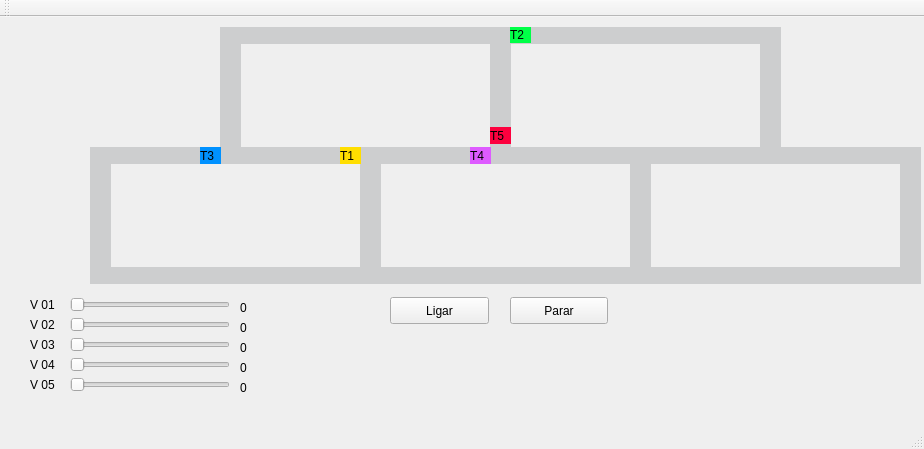
<?xml version="1.0" encoding="UTF-8"?>
<ui version="4.0">
 <class>MainWindow</class>
 <widget class="QMainWindow" name="MainWindow">
  <property name="geometry">
   <rect>
    <x>0</x>
    <y>0</y>
    <width>924</width>
    <height>449</height>
   </rect>
  </property>
  <property name="windowTitle">
   <string>MainWindow</string>
  </property>
  <widget class="QWidget" name="centralWidget">
   <widget class="QLabel" name="label_trem1">
    <property name="geometry">
     <rect>
      <x>340</x>
      <y>130</y>
      <width>21</width>
      <height>17</height>
     </rect>
    </property>
    <property name="styleSheet">
     <string notr="true">QLabel { background: #FFDE00}</string>
    </property>
    <property name="text">
     <string>T1</string>
    </property>
   </widget>
   <widget class="QLabel" name="label_trilho1">
    <property name="geometry">
     <rect>
      <x>240</x>
      <y>10</y>
      <width>250</width>
      <height>17</height>
     </rect>
    </property>
    <property name="styleSheet">
     <string notr="true">QLabel { background: #CDCECF	}</string>
    </property>
    <property name="text">
     <string/>
    </property>
   </widget>
   <widget class="QLabel" name="label_trilho2">
    <property name="geometry">
     <rect>
      <x>240</x>
      <y>130</y>
      <width>250</width>
      <height>17</height>
     </rect>
    </property>
    <property name="styleSheet">
     <string notr="true">QLabel { background: #CDCECF	}</string>
    </property>
    <property name="text">
     <string/>
    </property>
   </widget>
   <widget class="QLabel" name="label_trilho3">
    <property name="geometry">
     <rect>
      <x>490</x>
      <y>10</y>
      <width>21</width>
      <height>137</height>
     </rect>
    </property>
    <property name="styleSheet">
     <string notr="true">QLabel { background: #CDCECF	}</string>
    </property>
    <property name="text">
     <string/>
    </property>
   </widget>
   <widget class="QLabel" name="label_trilho4">
    <property name="geometry">
     <rect>
      <x>220</x>
      <y>10</y>
      <width>21</width>
      <height>137</height>
     </rect>
    </property>
    <property name="styleSheet">
     <string notr="true">QLabel { background: #CDCECF	}</string>
    </property>
    <property name="text">
     <string/>
    </property>
   </widget>
   <widget class="QPushButton" name="pushButton">
    <property name="geometry">
     <rect>
      <x>390</x>
      <y>280</y>
      <width>99</width>
      <height>27</height>
     </rect>
    </property>
    <property name="text">
     <string>Ligar</string>
    </property>
   </widget>
   <widget class="QPushButton" name="pushButton_2">
    <property name="geometry">
     <rect>
      <x>510</x>
      <y>280</y>
      <width>98</width>
      <height>27</height>
     </rect>
    </property>
    <property name="text">
     <string>Parar</string>
    </property>
   </widget>
   <widget class="QLabel" name="label_trilho4_2">
    <property name="geometry">
     <rect>
      <x>760</x>
      <y>10</y>
      <width>21</width>
      <height>137</height>
     </rect>
    </property>
    <property name="styleSheet">
     <string notr="true">QLabel { background: #CDCECF	}</string>
    </property>
    <property name="text">
     <string/>
    </property>
   </widget>
   <widget class="QLabel" name="label_trilho1_2">
    <property name="geometry">
     <rect>
      <x>510</x>
      <y>10</y>
      <width>250</width>
      <height>17</height>
     </rect>
    </property>
    <property name="styleSheet">
     <string notr="true">QLabel { background: #CDCECF	}</string>
    </property>
    <property name="text">
     <string/>
    </property>
   </widget>
   <widget class="QLabel" name="label_trem2">
    <property name="geometry">
     <rect>
      <x>510</x>
      <y>10</y>
      <width>21</width>
      <height>16</height>
     </rect>
    </property>
    <property name="styleSheet">
     <string notr="true">QLabel { background: #00FF47;}</string>
    </property>
    <property name="text">
     <string>T2</string>
    </property>
   </widget>
   <widget class="QLabel" name="label_trilho1_3">
    <property name="geometry">
     <rect>
      <x>110</x>
      <y>130</y>
      <width>111</width>
      <height>17</height>
     </rect>
    </property>
    <property name="styleSheet">
     <string notr="true">QLabel { background: #CDCECF	}</string>
    </property>
    <property name="text">
     <string/>
    </property>
   </widget>
   <widget class="QLabel" name="label_trilho3_2">
    <property name="geometry">
     <rect>
      <x>360</x>
      <y>130</y>
      <width>21</width>
      <height>137</height>
     </rect>
    </property>
    <property name="styleSheet">
     <string notr="true">QLabel { background: #CDCECF	}</string>
    </property>
    <property name="text">
     <string/>
    </property>
   </widget>
   <widget class="QLabel" name="label_trem4">
    <property name="geometry">
     <rect>
      <x>470</x>
      <y>130</y>
      <width>21</width>
      <height>17</height>
     </rect>
    </property>
    <property name="styleSheet">
     <string notr="true">QLabel { background: #DE5BFF}</string>
    </property>
    <property name="text">
     <string>T4</string>
    </property>
   </widget>
   <widget class="QLabel" name="label_trilho2_3">
    <property name="geometry">
     <rect>
      <x>110</x>
      <y>250</y>
      <width>250</width>
      <height>17</height>
     </rect>
    </property>
    <property name="styleSheet">
     <string notr="true">QLabel { background: #CDCECF	}</string>
    </property>
    <property name="text">
     <string/>
    </property>
   </widget>
   <widget class="QLabel" name="label_trilho4_3">
    <property name="geometry">
     <rect>
      <x>90</x>
      <y>130</y>
      <width>21</width>
      <height>137</height>
     </rect>
    </property>
    <property name="styleSheet">
     <string notr="true">QLabel { background: #CDCECF	}</string>
    </property>
    <property name="text">
     <string/>
    </property>
   </widget>
   <widget class="QLabel" name="label_trem3">
    <property name="geometry">
     <rect>
      <x>200</x>
      <y>130</y>
      <width>21</width>
      <height>17</height>
     </rect>
    </property>
    <property name="styleSheet">
     <string notr="true">QLabel { background: #0091FF}</string>
    </property>
    <property name="text">
     <string>T3</string>
    </property>
   </widget>
   <widget class="QLabel" name="label_trilho2_4">
    <property name="geometry">
     <rect>
      <x>380</x>
      <y>250</y>
      <width>250</width>
      <height>17</height>
     </rect>
    </property>
    <property name="styleSheet">
     <string notr="true">QLabel { background: #CDCECF	}</string>
    </property>
    <property name="text">
     <string/>
    </property>
   </widget>
   <widget class="QLabel" name="label_trilho4_4">
    <property name="geometry">
     <rect>
      <x>630</x>
      <y>146</y>
      <width>21</width>
      <height>121</height>
     </rect>
    </property>
    <property name="styleSheet">
     <string notr="true">QLabel { background: #CDCECF	}</string>
    </property>
    <property name="text">
     <string/>
    </property>
   </widget>
   <widget class="QLabel" name="label_trilho2_5">
    <property name="geometry">
     <rect>
      <x>650</x>
      <y>250</y>
      <width>250</width>
      <height>17</height>
     </rect>
    </property>
    <property name="styleSheet">
     <string notr="true">QLabel { background: #CDCECF	}</string>
    </property>
    <property name="text">
     <string/>
    </property>
   </widget>
   <widget class="QLabel" name="label_trilho1_4">
    <property name="geometry">
     <rect>
      <x>510</x>
      <y>130</y>
      <width>250</width>
      <height>17</height>
     </rect>
    </property>
    <property name="styleSheet">
     <string notr="true">QLabel { background: #CDCECF	}</string>
    </property>
    <property name="text">
     <string/>
    </property>
   </widget>
   <widget class="QLabel" name="label_trilho4_5">
    <property name="geometry">
     <rect>
      <x>900</x>
      <y>130</y>
      <width>21</width>
      <height>137</height>
     </rect>
    </property>
    <property name="styleSheet">
     <string notr="true">QLabel { background: #CDCECF	}</string>
    </property>
    <property name="text">
     <string/>
    </property>
   </widget>
   <widget class="QLabel" name="label_trilho1_5">
    <property name="geometry">
     <rect>
      <x>780</x>
      <y>130</y>
      <width>121</width>
      <height>17</height>
     </rect>
    </property>
    <property name="styleSheet">
     <string notr="true">QLabel { background: #CDCECF	}</string>
    </property>
    <property name="text">
     <string/>
    </property>
   </widget>
   <widget class="QLabel" name="label_trem5">
    <property name="geometry">
     <rect>
      <x>490</x>
      <y>110</y>
      <width>21</width>
      <height>17</height>
     </rect>
    </property>
    <property name="styleSheet">
     <string notr="true">QLabel { background: #FD003E }</string>
    </property>
    <property name="text">
     <string>T5</string>
    </property>
   </widget>
   <widget class="QSlider" name="sliderTrem1">
    <property name="geometry">
     <rect>
      <x>70</x>
      <y>280</y>
      <width>160</width>
      <height>16</height>
     </rect>
    </property>
    <property name="minimum">
     <number>0</number>
    </property>
    <property name="maximum">
     <number>200</number>
    </property>
    <property name="orientation">
     <enum>Qt::Horizontal</enum>
    </property>
   </widget>
   <widget class="QSlider" name="sliderTrem2">
    <property name="geometry">
     <rect>
      <x>70</x>
      <y>300</y>
      <width>160</width>
      <height>16</height>
     </rect>
    </property>
    <property name="maximum">
     <number>200</number>
    </property>
    <property name="orientation">
     <enum>Qt::Horizontal</enum>
    </property>
   </widget>
   <widget class="QSlider" name="sliderTrem3">
    <property name="geometry">
     <rect>
      <x>70</x>
      <y>320</y>
      <width>160</width>
      <height>16</height>
     </rect>
    </property>
    <property name="maximum">
     <number>200</number>
    </property>
    <property name="orientation">
     <enum>Qt::Horizontal</enum>
    </property>
   </widget>
   <widget class="QSlider" name="sliderTrem4">
    <property name="geometry">
     <rect>
      <x>70</x>
      <y>340</y>
      <width>160</width>
      <height>16</height>
     </rect>
    </property>
    <property name="maximum">
     <number>200</number>
    </property>
    <property name="orientation">
     <enum>Qt::Horizontal</enum>
    </property>
   </widget>
   <widget class="QSlider" name="sliderTrem5">
    <property name="geometry">
     <rect>
      <x>70</x>
      <y>360</y>
      <width>160</width>
      <height>16</height>
     </rect>
    </property>
    <property name="maximum">
     <number>200</number>
    </property>
    <property name="orientation">
     <enum>Qt::Horizontal</enum>
    </property>
   </widget>
   <widget class="QLabel" name="label">
    <property name="geometry">
     <rect>
      <x>30</x>
      <y>280</y>
      <width>31</width>
      <height>16</height>
     </rect>
    </property>
    <property name="text">
     <string>V 01</string>
    </property>
   </widget>
   <widget class="QLabel" name="label_2">
    <property name="geometry">
     <rect>
      <x>30</x>
      <y>300</y>
      <width>31</width>
      <height>16</height>
     </rect>
    </property>
    <property name="text">
     <string>V 02</string>
    </property>
   </widget>
   <widget class="QLabel" name="label_3">
    <property name="geometry">
     <rect>
      <x>30</x>
      <y>320</y>
      <width>31</width>
      <height>16</height>
     </rect>
    </property>
    <property name="text">
     <string>V 03</string>
    </property>
   </widget>
   <widget class="QLabel" name="label_4">
    <property name="geometry">
     <rect>
      <x>30</x>
      <y>340</y>
      <width>31</width>
      <height>16</height>
     </rect>
    </property>
    <property name="text">
     <string>V 04</string>
    </property>
   </widget>
   <widget class="QLabel" name="label_5">
    <property name="geometry">
     <rect>
      <x>30</x>
      <y>360</y>
      <width>31</width>
      <height>16</height>
     </rect>
    </property>
    <property name="text">
     <string>V 05</string>
    </property>
   </widget>
   <widget class="QLabel" name="label_test">
    <property name="geometry">
     <rect>
      <x>240</x>
      <y>280</y>
      <width>41</width>
      <height>21</height>
     </rect>
    </property>
    <property name="text">
     <string>0</string>
    </property>
   </widget>
   <widget class="QLabel" name="label_test_2">
    <property name="geometry">
     <rect>
      <x>240</x>
      <y>300</y>
      <width>41</width>
      <height>21</height>
     </rect>
    </property>
    <property name="text">
     <string>0</string>
    </property>
   </widget>
   <widget class="QLabel" name="label_test_3">
    <property name="geometry">
     <rect>
      <x>240</x>
      <y>320</y>
      <width>41</width>
      <height>21</height>
     </rect>
    </property>
    <property name="text">
     <string>0</string>
    </property>
   </widget>
   <widget class="QLabel" name="label_test_4">
    <property name="geometry">
     <rect>
      <x>240</x>
      <y>340</y>
      <width>41</width>
      <height>21</height>
     </rect>
    </property>
    <property name="text">
     <string>0</string>
    </property>
   </widget>
   <widget class="QLabel" name="label_test_5">
    <property name="geometry">
     <rect>
      <x>240</x>
      <y>360</y>
      <width>41</width>
      <height>21</height>
     </rect>
    </property>
    <property name="text">
     <string>0</string>
    </property>
   </widget>
   <zorder>label_trilho1</zorder>
   <zorder>label_trilho2</zorder>
   <zorder>label_trilho3</zorder>
   <zorder>label_trilho4</zorder>
   <zorder>pushButton</zorder>
   <zorder>pushButton_2</zorder>
   <zorder>label_trilho4_2</zorder>
   <zorder>label_trilho1_2</zorder>
   <zorder>label_trilho1_3</zorder>
   <zorder>label_trilho3_2</zorder>
   <zorder>label_trilho2_3</zorder>
   <zorder>label_trilho4_3</zorder>
   <zorder>label_trilho2_4</zorder>
   <zorder>label_trilho4_4</zorder>
   <zorder>label_trilho2_5</zorder>
   <zorder>label_trilho1_4</zorder>
   <zorder>label_trilho4_5</zorder>
   <zorder>label_trilho1_5</zorder>
   <zorder>label_trem5</zorder>
   <zorder>sliderTrem1</zorder>
   <zorder>sliderTrem2</zorder>
   <zorder>sliderTrem3</zorder>
   <zorder>sliderTrem4</zorder>
   <zorder>sliderTrem5</zorder>
   <zorder>label</zorder>
   <zorder>label_2</zorder>
   <zorder>label_3</zorder>
   <zorder>label_4</zorder>
   <zorder>label_5</zorder>
   <zorder>label_test</zorder>
   <zorder>label_trem4</zorder>
   <zorder>label_trem3</zorder>
   <zorder>label_trem1</zorder>
   <zorder>label_trem2</zorder>
   <zorder>label_test_2</zorder>
   <zorder>label_test_3</zorder>
   <zorder>label_test_4</zorder>
   <zorder>label_test_5</zorder>
  </widget>
  <widget class="QMenuBar" name="menuBar">
   <property name="geometry">
    <rect>
     <x>0</x>
     <y>0</y>
     <width>924</width>
     <height>20</height>
    </rect>
   </property>
  </widget>
  <widget class="QToolBar" name="mainToolBar">
   <attribute name="toolBarArea">
    <enum>TopToolBarArea</enum>
   </attribute>
   <attribute name="toolBarBreak">
    <bool>false</bool>
   </attribute>
  </widget>
  <widget class="QStatusBar" name="statusBar"/>
 </widget>
 <layoutdefault spacing="6" margin="11"/>
 <resources/>
 <connections>
  <connection>
   <sender>sliderTrem1</sender>
   <signal>valueChanged(int)</signal>
   <receiver>label_test</receiver>
   <slot>setNum(int)</slot>
   <hints>
    <hint type="sourcelabel">
     <x>221</x>
     <y>327</y>
    </hint>
    <hint type="destinationlabel">
     <x>242</x>
     <y>337</y>
    </hint>
   </hints>
  </connection>
  <connection>
   <sender>sliderTrem2</sender>
   <signal>valueChanged(int)</signal>
   <receiver>label_test_2</receiver>
   <slot>setNum(int)</slot>
   <hints>
    <hint type="sourcelabel">
     <x>181</x>
     <y>350</y>
    </hint>
    <hint type="destinationlabel">
     <x>246</x>
     <y>352</y>
    </hint>
   </hints>
  </connection>
  <connection>
   <sender>sliderTrem3</sender>
   <signal>valueChanged(int)</signal>
   <receiver>label_test_3</receiver>
   <slot>setNum(int)</slot>
   <hints>
    <hint type="sourcelabel">
     <x>216</x>
     <y>367</y>
    </hint>
    <hint type="destinationlabel">
     <x>246</x>
     <y>364</y>
    </hint>
   </hints>
  </connection>
  <connection>
   <sender>sliderTrem4</sender>
   <signal>valueChanged(int)</signal>
   <receiver>label_test_4</receiver>
   <slot>setNum(int)</slot>
   <hints>
    <hint type="sourcelabel">
     <x>225</x>
     <y>387</y>
    </hint>
    <hint type="destinationlabel">
     <x>243</x>
     <y>387</y>
    </hint>
   </hints>
  </connection>
  <connection>
   <sender>sliderTrem5</sender>
   <signal>valueChanged(int)</signal>
   <receiver>label_test_5</receiver>
   <slot>setNum(int)</slot>
   <hints>
    <hint type="sourcelabel">
     <x>201</x>
     <y>404</y>
    </hint>
    <hint type="destinationlabel">
     <x>248</x>
     <y>408</y>
    </hint>
   </hints>
  </connection>
 </connections>
</ui>
